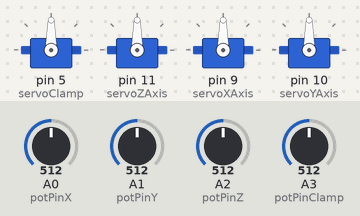
Bench run of a program on a simulated Arduino Uno, built with avr-gcc and run on an emulated ATmega328P. Shown: 4 × servo. The test bench sets the inputs (shaded band); at power-on: A0 (potPinX) = 512, A1 (potPinY) = 512, A2 (potPinZ) = 512, A3 (potPinClamp) = 512.

Above: at 1.2 s.
1.3 s: A0 (potPinX) set to 716
At 2.2 s:
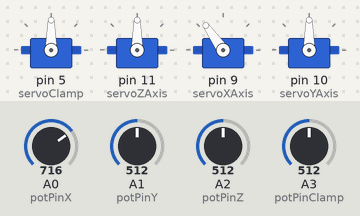
2.8 s: A1 (potPinY) set to 716
At 3.3 s:
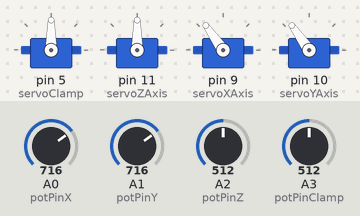
4.3 s: A2 (potPinZ) set to 716
At 5.5 s:
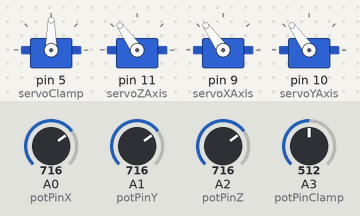
5.8 s: A3 (potPinClamp) set to 716
At 6.8 s:
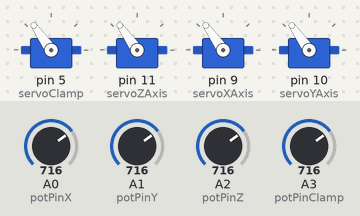
7.3 s: A0 (potPinX) set to 992
At 8.0 s:
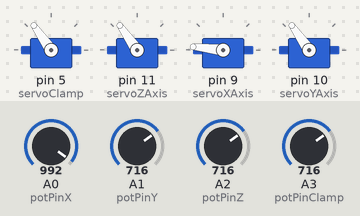
8.8 s: A1 (potPinY) set to 992
At 9.1 s:
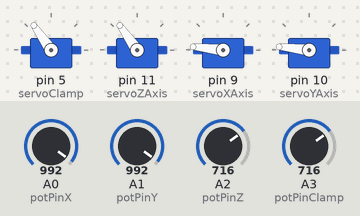
Timing chart, 0 to 11.3 s (numbered marks = the images above; inputs shaded):
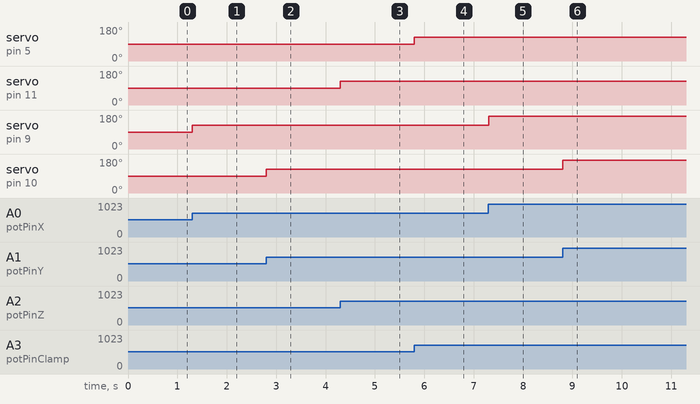

Measured:
- after the input at 1.3 s, servo on pin 9 (servoXAxis): 90° → 125° at once
- after the input at 2.8 s, servo on pin 10 (servoYAxis): 90° → 125° at once
- after the input at 4.3 s, servo on pin 11 (servoZAxis): 90° → 125° at once
- after the input at 5.8 s, servo on pin 5 (servoClamp): 90° → 125° at once
- after the input at 7.3 s, servo on pin 9 (servoXAxis): 125° → 174° at once
- after the input at 8.8 s, servo on pin 10 (servoYAxis): 125° → 174° at once

The program:

main.cpp
```cpp
#include <Arduino.h>
#include <Servo.h>

Servo servoZAxis;
Servo servoXAxis;
Servo servoYAxis;
Servo servoClamp;

int potPinX = A0;
int potPinY = A1;
int potPinZ = A2;
int potPinClamp = A3;
int valX;
int valY;
int valZ;
int valClamp;

void setup() {
  Serial.begin(9600);
  servoClamp.attach(5);
  servoZAxis.attach(11);
  servoXAxis.attach(9);
  servoYAxis.attach(10);
}
void loop() {
  valX = analogRead(potPinX);
  valX = map(valX, 0, 1023, 0, 180);
  servoXAxis.write(valX);

  valY = analogRead(potPinY);
  valY = map(valY, 0, 1023, 0, 180);
  servoYAxis.write(valY);

  valZ = analogRead(potPinZ);
  valZ = map(valZ, 0, 1023, 0, 180);
  servoZAxis.write(valZ);

  valClamp = analogRead(potPinClamp);
  valClamp = map(valClamp, 0, 1023, 0, 180);
  servoClamp.write(valClamp);
}
```
